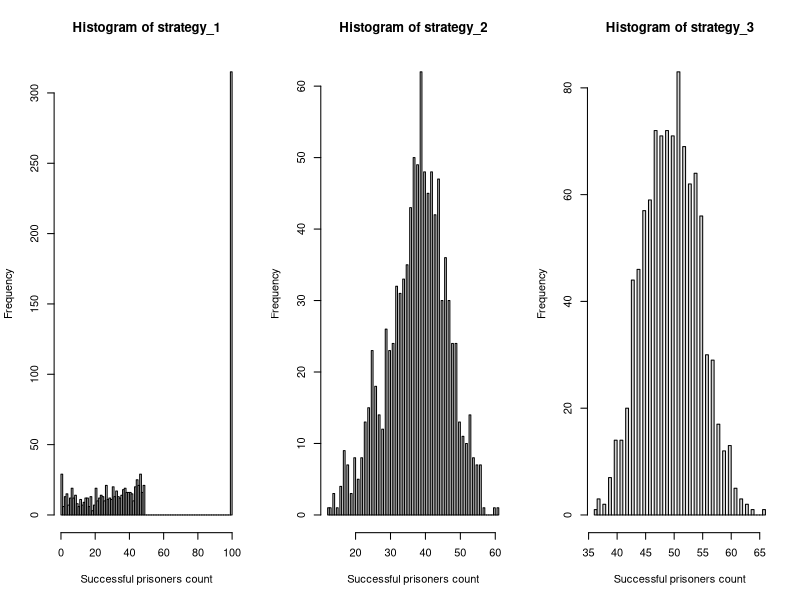

Generate this figure with R:
# Statistical Programming Coursework 2

# Members and contributions ---------------------------------------------------------------
## 1. Stefi Tirkova
## 2. Passara Chanchotisatien

# CODE DESCRIPTION

# The purpose of this code is to stimulate the prisoner problem which is defined as follows (from coursework spec):
# • 2n prisoners each have a unique prisoner number from 1 to 2n.
# • The prison contains a room in which there are 2n boxes, each with a unique number from 1 to 2n painted
# on its lid.
# • 2n cards, each printed with a unique number from 1 to 2n, are randomly placed one in each box.
# • The prisoners have the task of finding the card with their number on it by opening a maximum on n boxes.
# • After each prisoner’s go, the room is returned exactly to its original state and the prisoner is not allowed to
# communicate with prisoners yet to have their go.
# • If all prisoners succeed in finding their number, then they all go free.

# This code calculates the probability of prisoners going free if they follow one of 3 possible strategies (from coursework spec):
# Strategy 1: The prisoner starts at the box with their number on it, opens it and reads the number on the card: k, say. If k
# is not their prisoner number, they go to box number k, open it and repeat the process until they have either
# found the card with their number on it, or opened n boxes without finding it.
# Strategy 2: As strategy 1, but starting from a randomly selected box.
# Strategy 3: They open n boxes at random, checking each card for their number.


# Helper / Additional functions


is_successful <- function(n, pris_n, card_num, strategy) {
  if(strategy == 3) {
    if (pris_n %in% sample(card_num,n)) { return (1) } else { return (0) }
  } 
  boxes_opened <- 0
  current_box_num <- c(pris_n, sample(as.integer(n+n), 1))[strategy]
  while(boxes_opened < n) {
    if(card_num[current_box_num] == pris_n) { return(1) }
    boxes_opened = boxes_opened + 1
    current_box_num <- card_num[current_box_num]
  }
  return (0)  
}


# Question 1 ---------------------------------------------------------------------------------------------------


pone <- function(n, k, strategy, nreps) {
  two_n <- as.integer(n+n) 
  success_count <- 0
  prisoner_num <- k
  for(i in 1:nreps) { success_count <- success_count + is_successful(n, prisoner_num, sample(1:two_n), strategy)}
  return((success_count / nreps))
}



# Question 2 ----------------------------------------------------------------------------------------------------

pall <- function(n, strategy, nreps) {
  success_vec <- rep(0,nreps)
  two_n <- as.integer(n+n)
  for(i in 1:nreps){
    card_numbers <- sample(1:two_n)
    prisoner_status = rep(1,two_n)
    for(prisoner_num in 1:two_n){ prisoner_status[prisoner_num] <- is_successful(n, prisoner_num, card_numbers, strategy)}
    success_vec[i] <- sum(prisoner_status)
  }
  probability_all_succeed <- (length(success_vec[success_vec == two_n])/nreps)
  return(list(probability_all_succeed, success_vec))
}


# Question 3 ----------------------------------------------------------------------------------------------------

# Here, we estimate the individual and joint success probabilities for each strategy
# for when n = 5 and n = 50.

num_trials = 10000

# one prisoner succeeding in finding their number
print("Estimating the probability of a single prisoner succeeding:")
n = 5
print("n = 5")
cat("Strategy 1 resulted in probability of ", pone(n, 3, 1,num_trials), ".",sep="")
cat("Strategy 2 resulted in probability of ", pone(n, 3, 2,num_trials), ".",sep="")
cat("Strategy 3 resulted in probability of ", pone(n, 3, 3,num_trials), ".",sep="")

n = 50
cat("Strategy 1 resulted in probability of ", pone(n, 34, 1,num_trials), ".",sep="")
cat("Strategy 2 resulted in probability of ", pone(n, 34, 2,num_trials), ".",sep="")
cat("Strategy 3 resulted in probability of ", pone(n, 34, 3,num_trials), ".",sep="")


# all prisoners succeeding in finding their number
print("Estimating the probability of all prisoners succeeding:")
n = 5
cat("Strategy 1 resulted in probability of ", unlist(pall(n,1,num_trials)[1]), ".",sep="")
cat("Strategy 2 resulted in probability of ", unlist(pall(n,2,num_trials)[1]), ".",sep="")
cat("Strategy 3 resulted in probability of ", unlist(pall(n,3,num_trials)[1]), ".",sep="")

n = 50
cat("Strategy 1 resulted in probability of ", unlist(pall(n,1,num_trials)[1]), ".",sep="")
cat("Strategy 2 resulted in probability of ", unlist(pall(n,2,num_trials)[1]), ".",sep="")
cat("Strategy 3 resulted in probability of ", unlist(pall(n,3,num_trials)[1]), ".",sep="")



# Question 4 -------------------------------------------------------------------------------------------------

# In this section, we elaborate why the results are surprising.

## From running the simulations, we are able to see that one of the three strategies work
# surprisingly well which is strategy 1 which gives an approximate 31% chance of all
# prisoners succeeding in finding their numbers. We found this surprising because we know
# that the probability of one prisoner succeeding is 0.5. Say if n = 50, and if we were to 
# think about this naively, to find the probability of all prisoners succeeding, we would do:
# P(success) = (0.5)^100 (where n = 50), which would give us an extremely extremely low
# probability. That is why it is surprising to find out that there is a way where there is a
# 31% chance of all prisoners succeeding. When we calculate the probability using the 3rd 
# strategy, the probability of each prisoner succeeding is independent of each other. However,
# when we use Strategy 2, that is no longer the case.

# Below we can see the difference in probabilities and number of successful prisoners between 
# Strategy 1 and Strategy 3. We visualize the frequencies of each number of successful prisoners
# below for strategies 1, 2, and 3 in the form of histograms.

par(mfrow=c(1,3))

strategy_1 <- unlist(pall(50,1,1000)[2])
hist(strategy_1, breaks=100, xlab="Successful prisoners count")

strategy_2 <- unlist(pall(50,2,1000)[2])
hist(strategy_2, breaks=100, xlab="Successful prisoners count")

strategy_3 <- unlist(pall(50,3,1000)[2])
hist(strategy_3, breaks=100, xlab="Successful prisoners count")

# We see that in strategy 1, either all prisoners win together or the majority loses together.
# Whereas in strategy 3, it is half and half (mostly between 4-60 successful prisoners).


# Question 5 ------------------------------------------------------------------------------------------------




# Question 6 ------------------------------------------------------------------------------------------------




